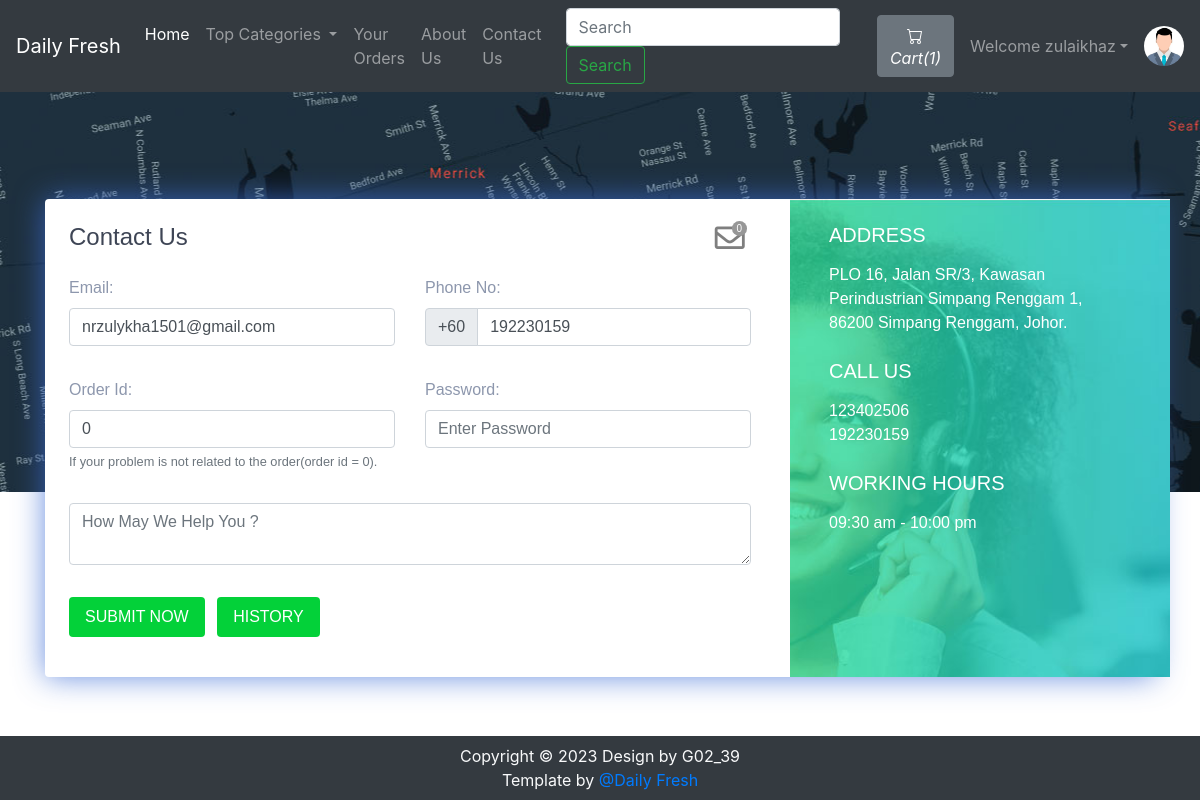
The page /contact.php (signed in) on the database its author committed.
### tables this page shows
CREATE TABLE `sitedetail` (
  `tempId` int(11) NOT NULL,
  `systemName` varchar(21) NOT NULL,
  `email` varchar(35) NOT NULL,
  `contact1` bigint(21) NOT NULL,
  `contact2` bigint(21) DEFAULT NULL COMMENT 'Optional',
  `address` text NOT NULL,
  `dateTime` datetime NOT NULL DEFAULT current_timestamp()
);

CREATE TABLE `users` (
  `id` int(21) NOT NULL,
  `username` varchar(21) NOT NULL,
  `firstName` varchar(21) NOT NULL,
  `lastName` varchar(21) NOT NULL,
  `email` varchar(35) NOT NULL,
  `phone` bigint(20) NOT NULL,
  `userType` enum('0','1') NOT NULL DEFAULT '0' COMMENT '0=user\r\n1=admin',
  `password` varchar(255) NOT NULL,
  `verify_token` varchar(255) NOT NULL,
  `verify_status` tinyint(2) NOT NULL DEFAULT 0 COMMENT '0=no, 1=yes',
  `expDate` datetime DEFAULT NULL,
  `joinDate` datetime NOT NULL DEFAULT current_timestamp()
);

### contact.php (the view, shortened to what this page needs)
<!doctype html>
<html lang="en">
  <head>
    <link rel="stylesheet" href="https://stackpath.bootstrapcdn.com/bootstrap/4.5.0/css/bootstrap.min.css">
    <link rel="stylesheet" href="https://use.fontawesome.com/releases/v5.8.2/css/all.css">
  </head>
  <body>
  <?php include 'partials/_dbconnect.php';?>
  <?php include 'partials/_nav.php';?>
      <div class="contact2" style="background-image:url(img/map.jpg);height: 400px;" id="contact">
        <div class="container">
          <div class="row contact-container">
            <div class="col-lg-12">
              <div class="card card-shadow border-0 mb-4">
                <div class="row">
                  <div class="col-lg-8">
                    <div class="contact-box p-4">
                      <div class="row">
                        <div class="col-lg-8">
                          <h4 class="title">Contact Us</h4>
                        </div>
                        <?php if($loggedin){ ?>
                          <div class="col-lg-4">
                            <div class="icon-badge-container mx-1" style="padding-left: 167px;">
                              <a href="#" data-toggle="modal" data-target="#adminReply"><i class="far fa-envelope icon-badge-icon"></i></a>
                              <div class="icon-badge"><b><span id="totalMessage">0</span></b></div>
                            </div>
                          </div>
                        <?php } ?>
                      </div>
                      <?php
                          $passSql = "SELECT * FROM users WHERE id='$userId'";
                          $passResult = mysqli_query($conn, $passSql);
                          $passRow=mysqli_fetch_assoc($passResult);
                          $email = $passRow['email'];
                          $phone = $passRow['phone'];
                      ?>
                      <form action="partials/_manageContactUs.php" method="POST">
                        <div class="row">
                          <div class="col-lg-6">
                            <div class="form-group mt-3">
                                <b><label for="email">Email:</label></b>
                                <input type="email" class="form-control" id="email" name="email" placeholder="Enter Your Email" required value="<?php echo $email ?>">
                            </div>
                          </div>
                          <div class="col-lg-6">
                            <div class="form-group mt-3">
                                <b><label for="phone">Phone No:</label></b>
                                <div class="input-group mb-3">
                                    <div class="input-group-prepend">
                                      <span class="input-group-text" id="basic-addon">+60</span>
                                    </div>
                                    <input type="tel" class="form-control" id="phone" name="phone" aria-describedby="basic-addon" placeholder="Enter Your Phone Number" required pattern="[0-9]{9-10}" value="<?php echo $phone ?>">
                                </div>
                            </div>
                          </div>
                          <div class="col-lg-6">
                            <div class="form-group mt-3">
                              <b><label for="orderId">Order Id:</label></b>
                              <input class="form-control" type="text" id="orderId" name="orderId" placeholder="Order Id" value="0">
                              <small id="orderIdHelp" class="form-text text-muted">If your problem is not related to the order(order id = 0).</small>
                            </div>
                          </div>
                          <div class="col-lg-6">
                            <div class="form-group mt-3">
                              <b><label for="password">Password:</label></b>
                              <input class="form-control" id="password" name="password" placeholder="Enter Password" type="password" placeholder="Enter Your Password" required data-toggle="password">
                            </div>
                          </div>
                          <div class="col-lg-12">
                            <div class="form-group  mt-3">
                                <textarea class="form-control" id="message" name="message" rows="2" required minlength="6" placeholder="How May We Help You ?"></textarea>
                            </div>
                          </div>
                          <?php if($loggedin){ ?>
                            <div class="col-lg-12">
                              <button type="submit" class="btn btn-danger-gradiant mt-3 mb-3 text-white border-0 py-2 px-3"><span> SUBMIT NOW <i class="ti-arrow-right"></i></span></button>
                              <button type="button" class="btn btn-danger-gradiant mt-3 mb-3 text-white border-0 py-2 px-3 mx-2" data-toggle="modal" data-target="#history"><span> HISTORY <i class="ti-arrow-right"></i></span></button>
                            </div>
                          <?php } ?>
                        </div>
                      </form>
                    </div>
                  </div>
                  <?php
                    $sql = "SELECT * FROM `sitedetail`";
                    $result = mysqli_query($conn, $sql);
                    $row = mysqli_fetch_assoc($result);
                    $address = $row['address'];
                    $contact1 = $row['contact1'];
                    $contact2 = $row['contact2'];
                    echo '<div class="col-lg-4 bg-image" style="background-image:url(img/contact.jpg)">
                          <div class="detail-box p-4">
                            <h5 class="text-white font-weight-light mb-3">ADDRESS</h5>
                            <p class="text-white op-7">' .$address. '</p>
                            <h5 class="text-white font-weight-light mb-3 mt-4">CALL US</h5>
                            <p class="text-white op-7">' .$contact1. '
                              <br> ' .$contact2. '</p>
							  <h5 class="text-white font-weight-light mb-3 mt-4">WORKING HOURS</h5>
                            <p class="text-white op-7">
                              09:30 am - 10:00 pm</p>
                          </div>
                        </div>';
                  ?>
                </div>
              </div>
            </div>
          </div>
        </div>
      </div>
  <?php include 'partials/_footer.php';?>
  </body>
</html>

### partials/_nav.php (shortened to what this page needs)
<?php
if(isset($_SESSION['loggedin']) && $_SESSION['loggedin']==true){
  $loggedin= true;
  $userId = $_SESSION['userId'];
  $username = $_SESSION['username'];
}
else{
  $loggedin = false;
  $userId = 0;
}
$sql = "SELECT * FROM `sitedetail`";
$result = mysqli_query($conn, $sql);
$row = mysqli_fetch_assoc($result);
$systemName = $row['systemName'];
echo '<nav class="navbar navbar-expand-lg navbar-dark bg-dark">
      <a class="navbar-brand" href="index.php">'.$systemName.'</a>
      <button class="navbar-toggler" type="button" data-toggle="collapse" data-target="#navbarSupportedContent" aria-controls="navbarSupportedContent" aria-expanded="false" aria-label="Toggle navigation">
        <span class="navbar-toggler-icon"></span>
      </button>
      <div class="collapse navbar-collapse" id="navbarSupportedContent">
        <ul class="navbar-nav mr-auto">
          <li class="nav-item active">
            <a class="nav-link" href="index.php">Home <span class="sr-only">(current)</span></a>
          </li>
          <li class="nav-item dropdown">
            <a class="nav-link dropdown-toggle" href="#" id="navbarDropdown" role="button" data-toggle="dropdown" aria-haspopup="true" aria-expanded="false">
              Top Categories
            </a>
            <div class="dropdown-menu" aria-labelledby="navbarDropdown">';
            echo '</div>
          </li>
          <li class="nav-item">
            <a class="nav-link" href="viewOrder.php">Your Orders</a>
          </li>
          <li class="nav-item">
            <a class="nav-link" href="about.php">About Us</a>
          </li>
          <li class="nav-item">
            <a class="nav-link" href="contact.php">Contact Us</a>
          </li>
        </ul>
        <form method="get" action="/DailyFreshOrderingSystem/search.php" class="form-inline my-2 my-lg-0 mx-3">
          <input class="form-control mr-sm-2" type="search" name="search" id="search" placeholder="Search" aria-label="Search" required>
          <button class="btn btn-outline-success my-2 my-sm-0" type="submit">Search</button>
        </form>';
        $countsql = "SELECT SUM(`itemQuantity`) FROM `viewcart` WHERE `userId`=$userId";
        $countresult = mysqli_query($conn, $countsql);
        $countrow = mysqli_fetch_assoc($countresult);
        $count = $countrow['SUM(`itemQuantity`)'];
        echo '<a href="viewCart.php"><button type="button" class="btn btn-secondary mx-2" title="MyCart">
          <svg xmlns="img/cart.svg" width="16" height="16" fill="currentColor" class="bi bi-cart" viewBox="0 0 16 16">
            <path d="M0 1.5A.5.5 0 0 1 .5 1H2a.5.5 0 0 1 .485.379L2.89 3H14.5a.5.5 0 0 1 .491.592l-1.5 8A.5.5 0 0 1 13 12H4a.5.5 0 0 1-.491-.408L2.01 3.607 1.61 2H.5a.5.5 0 0 1-.5-.5zM3.102 4l1.313 7h8.17l1.313-7H3.102zM5 12a2 2 0 1 0 0 4 2 2 0 0 0 0-4zm7 0a2 2 0 1 0 0 4 2 2 0 0 0 0-4zm-7 1a1 1 0 1 1 0 2 1 1 0 0 1 0-2zm7 0a1 1 0 1 1 0 2 1 1 0 0 1 0-2z"/>
          </svg>
          <i class="bi bi-cart">Cart(' .$count. ')</i>
        </button></a>';
        if($loggedin){
          echo '<ul class="navbar-nav mr-2">
            <li class="nav-item dropdown">
              <a class="nav-link dropdown-toggle" href="#" id="navbarDropdown" role="button" data-toggle="dropdown"> Welcome ' .$username. '</a>
              <div class="dropdown-menu" aria-labelledby="navbarDropdown">
                <a class="dropdown-item" href="partials/_logout.php">Logout</a>
              </div>
            </li>
          </ul>
          <div class="text-center image-size-small position-relative">
            <a href="viewProfile.php"><img src="img/person-' .$userId. '.jpg" class="rounded-circle" onError="this.src = \'img/profilePic.jpg\'" style="width:40px; height:40px"></a>
          </div>';
        }
        else {
          echo '
          <button type="button" class="btn btn-success mx-2"  data-toggle="modal" data-target="#loginModal">Login</button>
          <button type="button" class="btn btn-success mx-2"  data-toggle="modal" data-target="#signupModal">SignUp</button>';
        }
  echo '</div>
    </nav>';
?>

### contact.php (style rules this page uses)
.icon-badge-container { position: absolute; }
.icon-badge-icon { font-size: 30px; color: rgb(0 0 0 / 50%); position: relative; }
.icon-badge { background-color: #979797;; font-size: 10px; color: white; text-align: center; width: 15px; height: 15px; border-radius: 49%; position: relative; top: -35px; left: 17px; }
.contact2 { font-family: "Montserrat", sans-serif; color: #8d97ad; font-weight: 300; background-position: center top; }
.contact2 h1, .contact2 h2, .contact2 h3, .contact2 h4, .contact2 h5, .contact2 h6 { color: #3e4555; }
.contact2 .bg-image { background-size: cover; position: relative; display: -webkit-box; display: -webkit-flex; display: -ms-flexbox; display: flex; }
.contact2 .card.card-shadow { -webkit-box-shadow: 0px 0px 30px rgba(115, 128, 157, 0.1); box-shadow: 0px 0px 30px rgba(61, 109, 214, 0.774); }
.contact2 .contact-container { position: relative; top: 107px; }
.contact2 .btn-danger-gradiant { background: #03D139; background: -webkit-linear-gradient(legacy-direction(to right), #03D139 0%, #03D139 100%); background: -webkit-gradient(linear, left top, right top, from(#03D139), to(#03D139)); background: -webkit-linear-gradient(left, #03D139 0%, #03D139 100%); background: -o-linear-gradient(left, #03D139 0%, #03D139 100%); background: linear-gradient(to right, #03D139 0%, #03D139 100%); }

### rows shown on the page
sitedetail: systemName "Daily Fresh", address "PLO 16, Jalan SR/3, Kawasan Perindustrian Simpang Renggam 1, 86200 Simpang Renggam, Johor.", contact1 "123402506", contact2 "192230159"
users: email "nrzulykha1501@gmail.com", phone "192230159"

### other values the page prints
$count "1"
$username "zulaikhaz"
